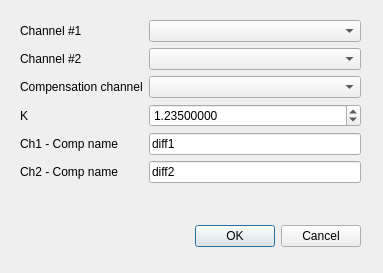
<?xml version="1.0" encoding="UTF-8"?>
<ui version="4.0">
 <class>Dialog</class>
 <widget class="QDialog" name="Dialog">
  <property name="geometry">
   <rect>
    <x>0</x>
    <y>0</y>
    <width>383</width>
    <height>273</height>
   </rect>
  </property>
  <property name="windowTitle">
   <string>Apply compensation channel</string>
  </property>
  <widget class="QDialogButtonBox" name="buttonBox">
   <property name="geometry">
    <rect>
     <x>20</x>
     <y>220</y>
     <width>341</width>
     <height>32</height>
    </rect>
   </property>
   <property name="orientation">
    <enum>Qt::Horizontal</enum>
   </property>
   <property name="standardButtons">
    <set>QDialogButtonBox::Cancel|QDialogButtonBox::Ok</set>
   </property>
  </widget>
  <widget class="QWidget" name="formLayoutWidget">
   <property name="geometry">
    <rect>
     <x>20</x>
     <y>20</y>
     <width>341</width>
     <height>181</height>
    </rect>
   </property>
   <layout class="QFormLayout" name="formLayout">
    <item row="0" column="0">
     <widget class="QLabel" name="label">
      <property name="text">
       <string>Channel #1</string>
      </property>
     </widget>
    </item>
    <item row="0" column="1">
     <widget class="QComboBox" name="CH1"/>
    </item>
    <item row="1" column="0">
     <widget class="QLabel" name="label_2">
      <property name="text">
       <string>Channel #2</string>
      </property>
     </widget>
    </item>
    <item row="1" column="1">
     <widget class="QComboBox" name="CH2"/>
    </item>
    <item row="3" column="0">
     <widget class="QLabel" name="label_3">
      <property name="text">
       <string>K</string>
      </property>
     </widget>
    </item>
    <item row="3" column="1">
     <widget class="QDoubleSpinBox" name="doubleSpinBox">
      <property name="decimals">
       <number>8</number>
      </property>
      <property name="value">
       <double>1.235000000000000</double>
      </property>
     </widget>
    </item>
    <item row="4" column="1">
     <widget class="QLineEdit" name="comp_name1">
      <property name="text">
       <string>diff1</string>
      </property>
     </widget>
    </item>
    <item row="5" column="1">
     <widget class="QLineEdit" name="comp_name2">
      <property name="text">
       <string>diff2</string>
      </property>
     </widget>
    </item>
    <item row="4" column="0">
     <widget class="QLabel" name="label_4">
      <property name="text">
       <string>Ch1 - Comp name</string>
      </property>
     </widget>
    </item>
    <item row="5" column="0">
     <widget class="QLabel" name="label_5">
      <property name="text">
       <string>Ch2 - Comp name</string>
      </property>
     </widget>
    </item>
    <item row="2" column="1">
     <widget class="QComboBox" name="compCH"/>
    </item>
    <item row="2" column="0">
     <widget class="QLabel" name="label_6">
      <property name="text">
       <string>Compensation channel</string>
      </property>
     </widget>
    </item>
   </layout>
  </widget>
 </widget>
 <resources/>
 <connections>
  <connection>
   <sender>buttonBox</sender>
   <signal>accepted()</signal>
   <receiver>Dialog</receiver>
   <slot>accept()</slot>
   <hints>
    <hint type="sourcelabel">
     <x>248</x>
     <y>254</y>
    </hint>
    <hint type="destinationlabel">
     <x>157</x>
     <y>274</y>
    </hint>
   </hints>
  </connection>
  <connection>
   <sender>buttonBox</sender>
   <signal>rejected()</signal>
   <receiver>Dialog</receiver>
   <slot>reject()</slot>
   <hints>
    <hint type="sourcelabel">
     <x>316</x>
     <y>260</y>
    </hint>
    <hint type="destinationlabel">
     <x>286</x>
     <y>274</y>
    </hint>
   </hints>
  </connection>
 </connections>
</ui>
